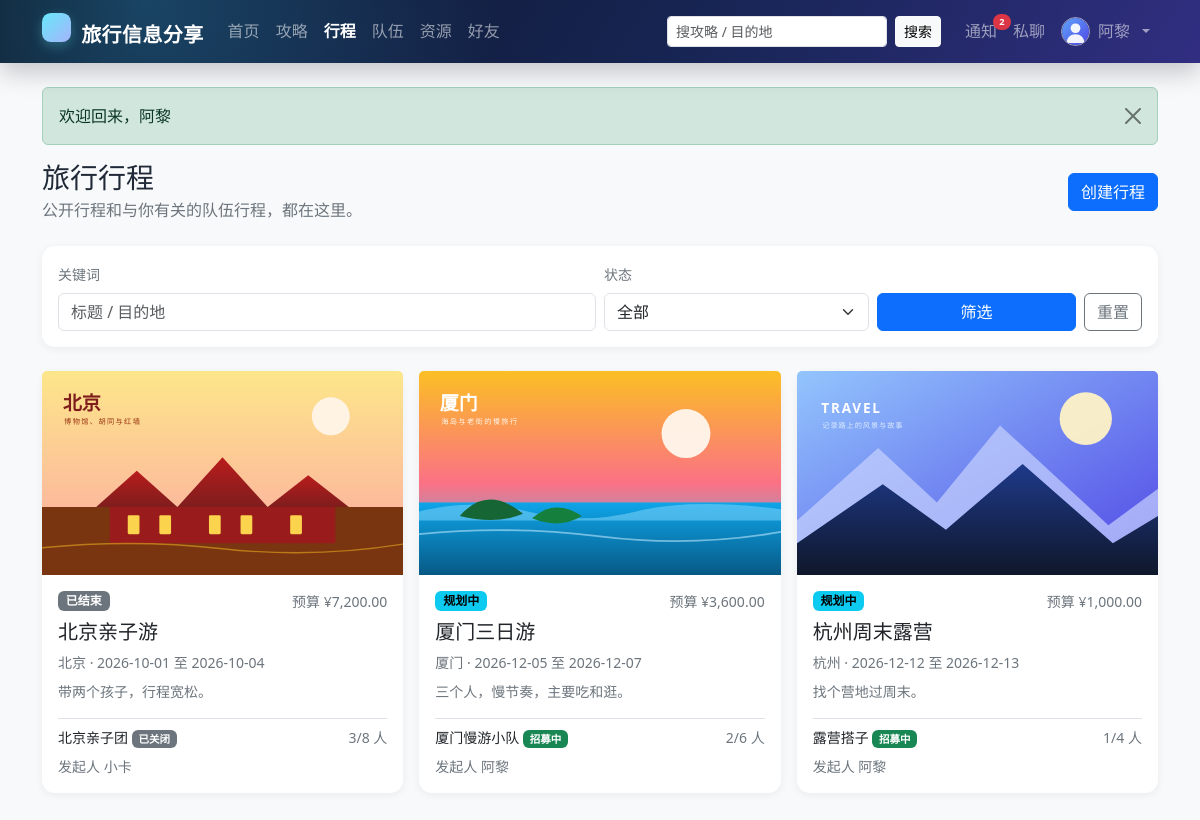
Screenshot of /trips.php (signed in) with the database file from the repository.
### tables this page shows
CREATE TABLE `user` (
  `id`            INT UNSIGNED NOT NULL AUTO_INCREMENT COMMENT '用户ID',
  `username`      VARCHAR(50)  NOT NULL                COMMENT '登录名，唯一',
  `password_hash` VARCHAR(255) NOT NULL                COMMENT 'password_hash() 生成的密码散列',
  `nickname`      VARCHAR(50)  NOT NULL                COMMENT '昵称',
  `avatar`        VARCHAR(500) DEFAULT NULL             COMMENT '头像URL',
  `gender`        ENUM('unknown','male','female','other') NOT NULL DEFAULT 'unknown' COMMENT '性别',
  `email`         VARCHAR(100) DEFAULT NULL             COMMENT '邮箱，唯一（可为空）',
  `phone`         VARCHAR(20)  DEFAULT NULL             COMMENT '手机号',
  `intro`         VARCHAR(500) DEFAULT NULL             COMMENT '个人简介',
  `role`          ENUM('user','admin') NOT NULL DEFAULT 'user'   COMMENT '角色',
  `status`        ENUM('active','disabled') NOT NULL DEFAULT 'active' COMMENT '账号状态',
  `created_at`    DATETIME NOT NULL DEFAULT CURRENT_TIMESTAMP,
  `updated_at`    DATETIME NOT NULL DEFAULT CURRENT_TIMESTAMP ON UPDATE CURRENT_TIMESTAMP,
  PRIMARY KEY (`id`),
  UNIQUE KEY `uk_user_username` (`username`),
  UNIQUE KEY `uk_user_email` (`email`),
  KEY `idx_user_role_status` (`role`,`status`),
  KEY `idx_user_nickname` (`nickname`),
  CONSTRAINT `chk_user_username_len` CHECK (CHAR_LENGTH(`username`) BETWEEN 3 AND 50),
  CONSTRAINT `chk_user_nickname_len` CHECK (CHAR_LENGTH(`nickname`) BETWEEN 1 AND 50)
);

CREATE TABLE `team` (
  `id`              INT UNSIGNED NOT NULL AUTO_INCREMENT,
  `trip_id`         INT UNSIGNED NOT NULL,
  `leader_id`       INT UNSIGNED NOT NULL COMMENT '队长',
  `name`            VARCHAR(100) NOT NULL,
  `max_members`     TINYINT UNSIGNED NOT NULL DEFAULT 10,
  `current_members` TINYINT UNSIGNED NOT NULL DEFAULT 1 COMMENT '含队长',
  `description`     VARCHAR(500) DEFAULT NULL,
  `status`          ENUM('recruiting','full','ongoing','closed') NOT NULL DEFAULT 'recruiting',
  `created_at`      DATETIME NOT NULL DEFAULT CURRENT_TIMESTAMP,
  `updated_at`      DATETIME NOT NULL DEFAULT CURRENT_TIMESTAMP ON UPDATE CURRENT_TIMESTAMP,
  PRIMARY KEY (`id`),
  UNIQUE KEY `uk_team_trip` (`trip_id`),
  KEY `idx_team_status` (`status`,`created_at`),
  KEY `idx_team_leader` (`leader_id`),
  CONSTRAINT `fk_team_trip`   FOREIGN KEY (`trip_id`)   REFERENCES `trip` (`id`) ON DELETE CASCADE ON UPDATE CASCADE,
  CONSTRAINT `fk_team_leader` FOREIGN KEY (`leader_id`) REFERENCES `user` (`id`) ON DELETE RESTRICT ON UPDATE CASCADE,
  CONSTRAINT `chk_team_max` CHECK (`max_members` BETWEEN 2 AND 50),
  CONSTRAINT `chk_team_current` CHECK (`current_members` >= 1 AND `current_members` <= `max_members`)
);

CREATE TABLE `trip` (
  `id`          INT UNSIGNED NOT NULL AUTO_INCREMENT,
  `owner_id`    INT UNSIGNED NOT NULL COMMENT '行程所有者',
  `title`       VARCHAR(100) NOT NULL,
  `destination` VARCHAR(100) NOT NULL,
  `start_date`  DATE NOT NULL,
  `end_date`    DATE NOT NULL,
  `budget`      DECIMAL(12,2) NOT NULL DEFAULT 0.00,
  `cover`       VARCHAR(500) DEFAULT NULL,
  `description` VARCHAR(1000) DEFAULT NULL,
  `visibility`  ENUM('private','team','public') NOT NULL DEFAULT 'private',
  `status`      ENUM('planning','ongoing','finished') NOT NULL DEFAULT 'planning',
  `created_at`  DATETIME NOT NULL DEFAULT CURRENT_TIMESTAMP,
  `updated_at`  DATETIME NOT NULL DEFAULT CURRENT_TIMESTAMP ON UPDATE CURRENT_TIMESTAMP,
  PRIMARY KEY (`id`),
  KEY `idx_trip_owner` (`owner_id`,`status`),
  KEY `idx_trip_destination` (`destination`),
  KEY `idx_trip_start` (`start_date`),
  CONSTRAINT `fk_trip_owner` FOREIGN KEY (`owner_id`) REFERENCES `user` (`id`) ON DELETE RESTRICT ON UPDATE CASCADE,
  CONSTRAINT `chk_trip_dates`  CHECK (`end_date` >= `start_date`),
  CONSTRAINT `chk_trip_budget` CHECK (`budget` >= 0)
);

### app/auth.php (called while the page is built, shortened)
<?php
function current_user(): ?array
{
    static $cache = [];
    $id = (int) $_SESSION['user_id'];
    if (array_key_exists($id, $cache)) {
        return $cache[$id];
    }
    $user = db_one(
        'SELECT * FROM `user` WHERE `id` = ? AND `status` = "active" LIMIT 1',
        [$id]
    );
    return $cache[$id] = $user;
}
function unread_notifications_count(): int
{
    $user = current_user();
    return (int) db_val(
        'SELECT COUNT(*) FROM `notification` WHERE `user_id` = ? AND `is_read` = 0',
        [$user['id']]
    );
}

### app/db.php (called while the page is built, shortened)
<?php
function db(): PDO
{
    static $pdo = null;
    if ($pdo instanceof PDO) {
        return $pdo;
    }
    $c = config('db');
    $dsn = sprintf(
        'mysql:host=%s;port=%d;dbname=%s;charset=%s',
        $c['host'],
        (int) $c['port'],
        $c['name'],
        $c['charset']
    );
    $pdo = new PDO($dsn, $c['user'], $c['pass'], [
        PDO::ATTR_ERRMODE            => PDO::ERRMODE_EXCEPTION,
        PDO::ATTR_DEFAULT_FETCH_MODE => PDO::FETCH_ASSOC,
        PDO::ATTR_EMULATE_PREPARES   => false,
        PDO::ATTR_STRINGIFY_FETCHES  => false,
    ]);
    $pdo->exec("SET time_zone = '+08:00'");
    return $pdo;
}
function db_all(string $sql, array $params = []): array
{
    $stmt = db()->prepare($sql);
    $stmt->execute($params);
    return $stmt->fetchAll();
}
function db_one(string $sql, array $params = []): ?array
{
    $stmt = db()->prepare($sql);
    $stmt->execute($params);
    $row = $stmt->fetch();
    return $row === false ? null : $row;
}
function db_val(string $sql, array $params = []): mixed
{
    $stmt = db()->prepare($sql);
    $stmt->execute($params);
    return $stmt->fetchColumn();
}

### public/trips.php (the view, shortened to what this page needs)
<?php
$me = current_user();
$uid = $me !== null ? (int) $me['id'] : 0;
$page = max(1, (int) query('page', 1));
$perPage = 9;
$offset = ($page - 1) * $perPage;
$where = [
    '(t.`visibility` = "public" OR t.`owner_id` = ?
      OR EXISTS (
        SELECT 1 FROM `team` te
        WHERE te.`trip_id` = t.`id`
          AND (te.`leader_id` = ? OR EXISTS (
              SELECT 1 FROM `team_member` tm WHERE tm.`team_id` = te.`id` AND tm.`user_id` = ? AND tm.`status` = "approved"
          ))
      ))',
];
$params = [$uid, $uid, $uid];
$whereSql = 'WHERE ' . implode(' AND ', $where);
$trips = db_all(
    "SELECT t.*, u.`nickname` AS `owner_nickname`,
            te.`id` AS `team_id`, te.`name` AS `team_name`, te.`status` AS `team_status`,
            te.`current_members`, te.`max_members`, te.`leader_id`
     FROM `trip` t
     JOIN `user` u ON u.`id` = t.`owner_id`
     LEFT JOIN `team` te ON te.`trip_id` = t.`id`
     {$whereSql}
     ORDER BY t.`start_date` ASC, t.`id` DESC
     LIMIT {$perPage} OFFSET {$offset}",
    $params
);
$activeNav = 'trips';
require APP_ROOT . '/app/views/header.php';
?>
<div class="d-flex flex-column flex-sm-row justify-content-between align-items-sm-center gap-2 mb-4">
    <div>
        <h1 class="h3 mb-1">旅行行程</h1>
        <p class="text-secondary mb-0">公开行程和与你有关的队伍行程，都在这里。</p>
    </div>
    <?php if ($me !== null): ?>
        <a class="btn btn-primary" href="<?= e(url('/trip_edit.php')) ?>">创建行程</a>
    <?php endif; ?>
</div>
<div class="card border-0 shadow-sm mb-4">
    <div class="card-body">
        <form class="row g-2 align-items-end" method="get" action="<?= e(url('/trips.php')) ?>">
            <div class="col-md-6">
                <label class="form-label small text-secondary" for="q">关键词</label>
                <input class="form-control" id="q" name="q" value="<?= e($q) ?>" placeholder="标题 / 目的地">
            </div>
            <div class="col-md-3">
                <label class="form-label small text-secondary" for="status">状态</label>
                <select class="form-select" id="status" name="status">
                    <option value="">全部</option>
                </select>
            </div>
            <div class="col-md-3 d-flex gap-2">
                <button class="btn btn-primary flex-fill" type="submit">筛选</button>
                <a class="btn btn-outline-secondary" href="<?= e(url('/trips.php')) ?>">重置</a>
            </div>
        </form>
    </div>
</div>
<div class="row g-3">
    <?php foreach ($trips as $t): ?>
        <div class="col-md-6 col-lg-4">
            <div class="card trip-card h-100 border-0 shadow-sm">
                <img src="<?= e(cover_url($t['cover'])) ?>" class="card-img-top trip-cover" alt="<?= e($t['title']) ?>">
                <div class="card-body d-flex flex-column">
                    <div class="d-flex justify-content-between align-items-center mb-2">
                        <?= status_html($t['status']) ?>
                        <span class="small text-secondary"><?= (int) $t['budget'] > 0 ? '预算 ¥' . money($t['budget']) : '预算待定' ?></span>
                    </div>
                    <h2 class="h5"><a class="text-decoration-none text-body stretched-link" href="<?= e(url('/trip.php?id=' . $t['id'])) ?>"><?= e($t['title']) ?></a></h2>
                    <div class="small text-secondary mb-2"><?= e($t['destination']) ?> · <?= e(format_date($t['start_date'])) ?> 至 <?= e(format_date($t['end_date'])) ?></div>
                    <p class="small text-secondary flex-grow-1"><?= e(excerpt($t['description'], 65)) ?></p>
                    <?php if ($t['team_id'] !== null): ?>
                        <div class="border-top pt-2 d-flex justify-content-between align-items-center small">
                            <span><?= e($t['team_name']) ?> <?= status_html($t['team_status']) ?></span>
                            <span class="text-secondary"><?= (int) $t['current_members'] ?>/<?= (int) $t['max_members'] ?> 人</span>
                        </div>
                    <?php else: ?>
                        <div class="border-top pt-2 small text-secondary">还没有组队</div>
                    <?php endif; ?>
                    <div class="small text-secondary mt-2">发起人 <?= e($t['owner_nickname']) ?></div>
                </div>
            </div>
        </div>
    <?php endforeach; ?>
</div>
<?php require APP_ROOT . '/app/views/footer.php'; ?>

### app/views/header.php (shortened to what this page needs)
<?php
$me = current_user();
$notifCount = unread_notifications_count();
$activeNav = $activeNav ?? '';
$q = (string) ($_GET['q'] ?? '');
?>
<!doctype html>
<html lang="zh-CN">
<head>
    <link rel="stylesheet" href="<?= e(url('/assets/bootstrap.min.css')) ?>">
    <link rel="stylesheet" href="<?= e(url('/assets/style.css')) ?>">
</head>
<body class="d-flex flex-column min-vh-100 bg-body-tertiary">
<nav class="navbar navbar-expand-lg navbar-dark app-navbar sticky-top">
    <div class="container">
        <a class="navbar-brand fw-bold" href="<?= e(url('/index.php')) ?>">
            <span class="brand-mark"></span> 旅行信息分享
        </a>
        <div class="collapse navbar-collapse" id="mainNav">
            <ul class="navbar-nav me-auto mb-2 mb-lg-0">
                <li class="nav-item"><a class="nav-link <?= $activeNav === 'home' ? 'active' : '' ?>" href="<?= e(url('/index.php')) ?>">首页</a></li>
                <li class="nav-item"><a class="nav-link <?= $activeNav === 'guides' ? 'active' : '' ?>" href="<?= e(url('/guides.php')) ?>">攻略</a></li>
                <li class="nav-item"><a class="nav-link <?= $activeNav === 'trips' ? 'active' : '' ?>" href="<?= e(url('/trips.php')) ?>">行程</a></li>
                <li class="nav-item"><a class="nav-link <?= $activeNav === 'teams' ? 'active' : '' ?>" href="<?= e(url('/teams.php')) ?>">队伍</a></li>
                <li class="nav-item"><a class="nav-link <?= $activeNav === 'resources' ? 'active' : '' ?>" href="<?= e(url('/resources.php')) ?>">资源</a></li>
                <?php if ($me !== null): ?>
                    <li class="nav-item"><a class="nav-link <?= $activeNav === 'friends' ? 'active' : '' ?>" href="<?= e(url('/friends.php')) ?>">好友</a></li>
                <?php endif; ?>
            </ul>
            <form class="d-flex me-lg-3 my-2 my-lg-0" role="search" action="<?= e(url('/guides.php')) ?>" method="get">
                <input class="form-control form-control-sm me-2" type="search" name="q" value="<?= e($q) ?>" placeholder="搜攻略 / 目的地" aria-label="搜索攻略">
                <button class="btn btn-sm btn-light" type="submit">搜索</button>
            </form>
            <ul class="navbar-nav align-items-lg-center">
                <?php if ($me !== null): ?>
                    <li class="nav-item">
                        <a class="nav-link position-relative" href="<?= e(url('/notifications.php')) ?>" title="通知">
                            通知
                            <?php if ($notifCount > 0): ?><span class="badge rounded-pill text-bg-danger nav-badge"><?= $notifCount ?></span><?php endif; ?>
                        </a>
                    </li>
                    <li class="nav-item">
                        <a class="nav-link position-relative" href="<?= e(url('/messages.php')) ?>" title="私聊">
                            私聊
                        </a>
                    </li>
                    <li class="nav-item dropdown">
                        <a class="nav-link dropdown-toggle d-flex align-items-center gap-2" href="#" role="button" data-bs-toggle="dropdown" aria-expanded="false">
                            <img src="<?= e(avatar_url($me['avatar'])) ?>" alt="" class="rounded-circle nav-avatar">
                            <span><?= e($me['nickname']) ?></span>
                        </a>
                    </li>
                <?php else: ?>
                    <li class="nav-item"><a class="nav-link" href="<?= e(url('/login.php')) ?>">登录</a></li>
                    <li class="nav-item"><a class="btn btn-sm btn-light ms-lg-2" href="<?= e(url('/register.php')) ?>">注册</a></li>
                <?php endif; ?>
            </ul>
        </div>
    </div>
</nav>
<main class="container py-4 flex-grow-1">
    <?php foreach (flashes() as $item): ?>
        <div class="alert alert-<?= e($item['type']) ?> alert-dismissible fade show" role="alert">
            <?= e($item['message']) ?>
            <button type="button" class="btn-close" data-bs-dismiss="alert" aria-label="关闭"></button>
        </div>
    <?php endforeach; ?>

### app/helpers.php (shortened to what this page needs)
<?php
function config(string $path, mixed $default = null): mixed
{
    $value = $GLOBALS['config'] ?? [];
    foreach (explode('.', $path) as $key) {
        $value = $value[$key];
    }
    return $value;
}
function e(mixed $value): string
{
    return htmlspecialchars((string) $value, ENT_QUOTES | ENT_SUBSTITUTE, 'UTF-8');
}
function url(string $path = ''): string
{
    $base = rtrim((string) config('site.base_url', ''), '/');
    return $base . '/' . ltrim($path, '/');
}
function query(string $key, mixed $default = ''): mixed
{
    $value = $_GET[$key] ?? $default;
    if (is_string($value)) {
        return trim($value);
    }
    return $value;
}
function flashes(): array
{
    $items = $_SESSION['flash'] ?? [];
    return $items;
}
function format_date(?string $value): string
{
    $ts = strtotime($value);
    return $ts ? date('Y-m-d', $ts) : $value;
}
function money(float|int|string|null $value): string
{
    return number_format((float) $value, 2);
}
function excerpt(?string $text, int $length = 90): string
{
    $plain = trim(strip_tags((string) $text));
    if (mb_strlen($plain, 'UTF-8') <= $length) {
        return $plain;
    }
    return mb_substr($plain, 0, $length, 'UTF-8') . '…';
}
function avatar_url(?string $avatar): string
{
    return url('/assets/avatar.svg');
}
function cover_url(?string $cover): string
{
    if ($cover !== null && $cover !== '') {
        return url($cover);
    }
    return url('/assets/cover.svg');
}
function status_badge(string $status): array
{
    $map = [
        'draft'     => ['secondary', '草稿'],
        'pending'   => ['warning', '待审核'],
        'published' => ['success', '已发布'],
        'rejected'  => ['danger', '已驳回'],
        'hidden'    => ['dark', '已隐藏'],
        'planning'  => ['info', '规划中'],
        'ongoing'   => ['primary', '进行中'],
        'finished'  => ['secondary', '已结束'],
        'recruiting'=> ['success', '招募中'],
        'full'      => ['warning', '已满员'],
        'closed'    => ['secondary', '已关闭'],
        'approved'  => ['success', '已通过'],
        'quit'      => ['secondary', '已退出'],
        'removed'   => ['dark', '已移除'],
        'active'    => ['success', '正常'],
        'disabled'  => ['danger', '已禁用'],
        'accepted'  => ['success', '已接受'],
        'blocked'   => ['dark', '已拉黑'],
        'pending_friend' => ['warning', '待确认'],
    ];
    return $map[$status] ?? ['secondary', $status];
}
function status_html(string $status): string
{
    [$color, $label] = status_badge($status);
    return '<span class="badge text-bg-' . e($color) . '">' . e($label) . '</span>';
}

### rows the page displays
user: nickname "阿黎"
team: trip.cover (picture), label "已结束 已关闭", trip.budget "7,200.00", trip.title "北京亲子游", trip.destination "北京", trip.start_date "2026-10-01", trip.end_date "2026-10-04", trip.description "带两个孩子，行程宽松。", name "北京亲子团", current_members "3", max_members "8", leader.nickname "小卡"
team: trip.cover (picture), label "规划中 招募中", trip.budget "3,600.00", trip.title "厦门三日游", trip.destination "厦门", trip.start_date "2026-12-05", trip.end_date "2026-12-07", trip.description "三个人，慢节奏，主要吃和逛。", name "厦门慢游小队", current_members "2", max_members "6", leader.nickname "阿黎"
team: shows a picture, label "规划中 招募中", trip.budget "1,000.00", trip.title "杭州周末露营", trip.destination "杭州", trip.start_date "2026-12-12", trip.end_date "2026-12-13", trip.description "找个营地过周末。", name "露营搭子", current_members "1", max_members "4", leader.nickname "阿黎"

### other values shown
$notifCount "2"
$item['message'] "欢迎回来，阿黎"
